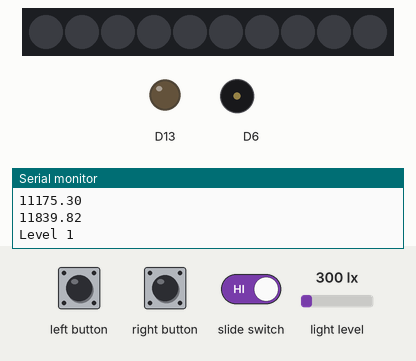
The sketch below on a simulated Adafruit Circuit Playground Express. Parts: 10 RGB LEDs in strip order, left to right, output pins drawn as LEDs (lit = HIGH), buzzer (waves = sounding), the last lines printed to the serial monitor. Inputs (shaded band) come from the test bench; at power-on: light level 300 lx. Random numbers use the default seed unless the sketch sets one.

Above: at 1.2 s.
1.3 s: left button pressed for 0.15 s
3.6 s: right button pressed for 0.15 s
5.7 s: slide switch set LOW
8.7 s: right button pressed for 1 s
At 9.5 s:
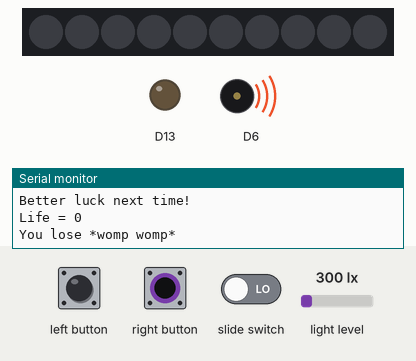
11.2 s: left button driven HIGH and slide switch driven HIGH
Timing chart, 0 to 14.2 s (numbered marks = the images above; inputs shaded):
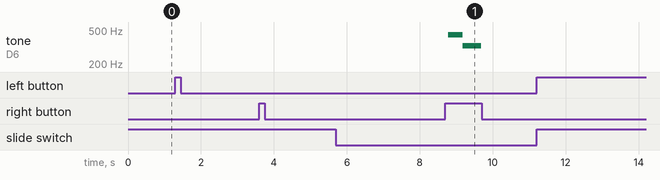

Measured:
- after the input at 8.7 s, tone on D6: silent → 440 Hz after 0.08 s, → 329 Hz 0.40 s later, → silent 0.50 s later

The sketch:

Gameprelim.ino
```cpp
#include <Adafruit_CircuitPlayground.h>
#include <AsyncDelay.h>

 AsyncDelay Delaygametime; AsyncDelay Windelay;
int Rannum = 0;
int BopitIN = 0;
int Bopem = 0;
int Life = 3;
int Score = 0;
int Gamertime = 10000;

float midi[127];
int A_four = 440;

const int APin = 4;
volatile bool AFlag = false;
int ABgame = 1;

const int SwitchPin = 7;
volatile bool Switchflag = false;
int Switchgame = 1;

const int BPin =5;
volatile bool BFlag = false;
int BBgame = 1;

int Soundlvl;
int Sgame = 1;

int CorrectANS = 0;

int c_major[8] = {60, 62, 64, 65, 67, 69, 71, 72};


void AISr(){
  AFlag = true;
}
void BISr(){
  BFlag = true;
}
void SwitchISR(){
  Switchflag = true;
}

void setup(){
  Serial.begin(9600);
  CircuitPlayground.begin();
  attachInterrupt(digitalPinToInterrupt(APin), AISr, RISING);
  attachInterrupt(digitalPinToInterrupt(BPin), BISr, RISING);
  attachInterrupt(digitalPinToInterrupt(SwitchPin), SwitchISR, CHANGE);
  randomSeed(CircuitPlayground.lightSensor());
  generateMIDI(); //For loss sound


}

void loop(){
  Soundlvl = CircuitPlayground.mic.soundPressureLevel(50);
  CircuitPlayground.clearPixels();
  ABgame = 0;
  BBgame = 0;
  Switchgame = 0;
  Sgame = 0;

  if(Life <= 0){
    Serial.println("You lose *womp womp*");
    CircuitPlayground.playTone(midi[69], 200);
    delay(1);
    CircuitPlayground.playTone(midi[69], 200);
    delay(1);
    CircuitPlayground.playTone(midi[64], 500);
    Life = 3;
    Score = 0;
    Serial.println("Game reset!");              // If life = 0, game will reset
  }

  if(Score <= 3){
    Serial.println("Level 1");
    Gamertime = 10000;
  }else if(Score > 3 && Score <= 6){
    Serial.println("Level 2");
    Gamertime = 5000;
  }else if(Score > 6 && Score < 10){
    Serial.println("Level 3");
    Gamertime = 3000;
  }else if(Score = 10){
    Windelay.start(5000, AsyncDelay::MILLIS);
    while(!Windelay.isExpired()){
    Crisscross(60, 185, 25, 5);
    }
    Serial.println("You win!!");
    Serial.println("Game reset!");
    Gamertime = 10000;
    Score = 0;
    CircuitPlayground.clearPixels();
  }                                           //Scoring System: As the player increases their score, the time they have to choose decreases.


  Rannum = random(0,4);                       //RNG for getting the command
  delay(2000);

 InputTopress(Rannum);

 if(Bopem){                                 //Function to start checking if the player is pressing the right button

  Delaygametime.start(Gamertime, AsyncDelay::MILLIS);
  ABgame = 0;
  BBgame = 0;
  Switchgame = 0;
  Sgame = 0;

  while(!Delaygametime.isExpired()){

  Soundlvl = CircuitPlayground.mic.soundPressureLevel(50);

  if(Soundlvl > 110){
    Sgame = 1;
    break;
  }

  if(Switchflag){
    delay(5);
    Switchgame = 1;
    Switchflag = false;
    break;
  }

  if(AFlag){
   delay(5);
   ABgame = 1;
   AFlag = false;
   break;
  }

  if(BFlag){
   delay(5);
   BBgame = 1;
   BFlag = false;
   break;
  }                                       //Flags for the buttons

  }
    switch(Rannum){
      case 0:
        if(ABgame){
          Serial.println("You pressed the A button!");
          CorrectANS = 1;
          ABgame = 0;
          Delaygametime.expire();
         break;
        }else if(Delaygametime.isExpired() || BBgame || Switchgame || Sgame &! ABgame){
          Serial.println("Better luck next time!");
          Delaygametime.expire();
        }
        break;
      case 1:
        if(BBgame){
          Serial.println("You pressed the B button!");
          CorrectANS = 1;
          BBgame = 0;
          Delaygametime.expire();
          break;
        }else if(Delaygametime.isExpired() || ABgame || Switchgame || Sgame &!BBgame){
          Serial.println("Better luck next time!");
          Delaygametime.expire();
        }
        break;
      case 2:
        if(Switchgame){
          Serial.println("You switched it!");
          CorrectANS = 1;
          Switchgame = 0;
          Delaygametime.expire();
          break;
        }else if(Delaygametime.isExpired() || ABgame || BBgame || Sgame &!Switchgame){
          Serial.println("Better luck next time!");
          Delaygametime.expire();
        }
        break;
      case 3:
        if(Sgame){
          Serial.println("Woah, watch the volume");
          CorrectANS = 1;
          Sgame = 0;
          Delaygametime.expire();
          break;
        }else if(Delaygametime.isExpired() || ABgame || BBgame || Switchgame){
          Serial.println("Better luck next time!");
          Delaygametime.expire();
        }
        break;

      default:
        break;
    }                                                         //This switch case is checking if the player has done the right action

    ABgame = 0;
    BBgame = 0;
    Switchgame = 0;
    Sgame = 0;
 }

  if(CorrectANS){
    Score = Score +1;
    Serial.print("Score =");
    Serial.println(Score);
    CorrectANS = 0;
    ABgame = 0;
    BBgame = 0;
    Switchgame = 0;
    Sgame = 0;                                              //If the player is correct they will receive a point, if not, they lose a life
  } else{
    Life = Life -1;
    Serial.print("Life = ");
    Serial.println(Life);
    ABgame = 0;
    BBgame = 0;
    Switchgame = 0;
    Sgame = 0;

  }
}


int InputTopress(int Targetcase){                     //Funtion to get the command the player will press

   switch(Targetcase){
    case 0:
      Serial.println("Press the A button!");
      Bopem = 1;
      break;

    case 1:
      Serial.println("Press the B button!");
      Bopem = 1;
      break;

    case 2:
      Serial.println("Switch!!");
      Bopem = 1;
      break;
    case 3:
      Serial.println("Yell!");
      Bopem =1;
      break;

    default:
      break;
    }
  }

void generateMIDI(){
  for (int x = 0; x < 127; ++x)
  {
    midi[x] = (A_four / 32.0) * pow(2.0, ((x - 9.0) / 12.0));
    Serial.println(midi[x]);
  }
  }

void Crisscross(uint32_t color, uint32_t color2, int brightness, int delayTime) {  //For win lights
  CircuitPlayground.setBrightness(brightness);  // Set LED brightness

  // Define an array with the desired LED pins
  int ledS[] = {0, 2, 4, 5, 7, 9};
  int numLEDs = sizeof(ledS) / sizeof(ledS[0]);  // Calculate the number of LEDs

  for (int i = 0; i < numLEDs; i++) {
    CircuitPlayground.setPixelColor(ledS[i], CircuitPlayground.colorWheel(color));  // Set LED color
  }
  delay(40);
  CircuitPlayground.clearPixels();

  int ledT[] = {1, 3, 6, 8};
  int numLEDT = sizeof(ledT) / sizeof(ledT[0]);
  for(int j = 0; j < numLEDT; j++) {
    CircuitPlayground.setPixelColor(ledT[j], CircuitPlayground.colorWheel(color2));  // Set LED color
  }
  delay(delayTime);
  CircuitPlayground.clearPixels();

  int ledA[] = {0, 2, 4, 5, 7, 9};
  int numLEDa = sizeof(ledA) / sizeof(ledA[0]);  // Calculate the number of LEDs

  for (int A = 0; A < numLEDa; A++) {
    CircuitPlayground.setPixelColor(ledA[A], CircuitPlayground.colorWheel(color2));  // Set LED color
  }
  delay(40);
  CircuitPlayground.clearPixels();

  int ledB[] = {1, 3, 6, 8};
  int numLEDb = sizeof(ledB) / sizeof(ledB[0]);
  for(int B = 0; B < numLEDb; B++) {
    CircuitPlayground.setPixelColor(ledB[B], CircuitPlayground.colorWheel(color));  // Set LED color
  }

  }
```
